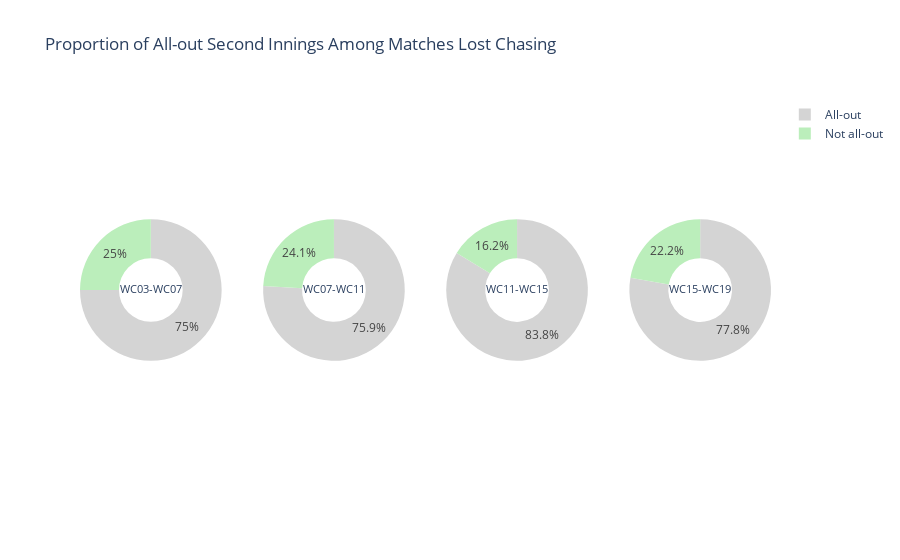
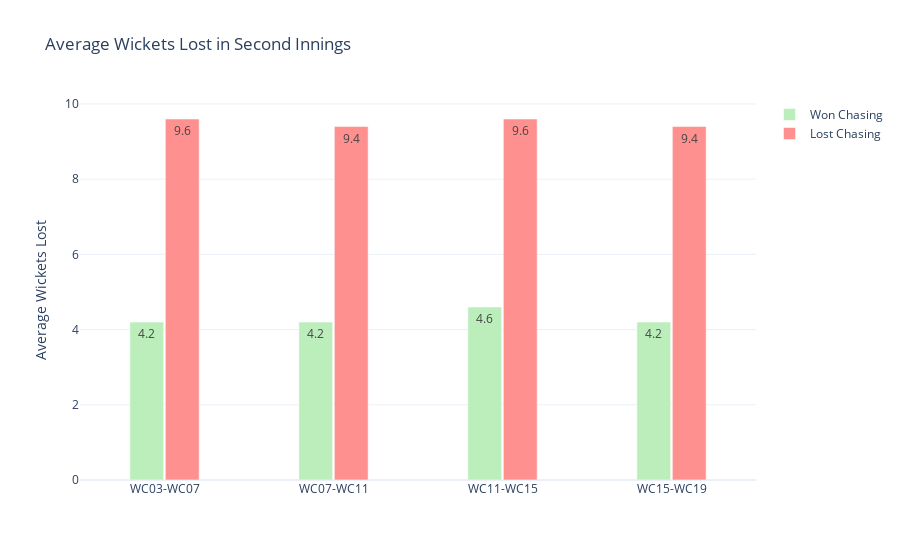

The code cell stored with these charts, in order, in its notebook:
### Code cell
labels = ['All-out', 'Not all-out']
colors = ['#d4d4d4', '#bbeebb']
count = 0

specs = [[{'type':'domain'}, {'type':'domain'}, {'type':'domain'}, {'type':'domain'}]]
fig = make_subplots(rows = 1, cols = 4, specs = specs, horizontal_spacing = 0.06, vertical_spacing = 0.0)


for index, df_row in last_wkt_by_period_df.iterrows():
    
    if (df_row.won_chasing == False):
        values = [df_row['all_out_count'], df_row['not_all_out_count']]

        col = count + 1
        row = 1

        fig.add_trace(go.Pie(labels = labels, values = values, title = df_row.split,
                             marker_colors = colors, name = df_row.split), 
                             row = row, col = col)
    
        count = count + 1

fig2 = go.Figure(fig)
fig2.update_traces(hole=.45)
fig2.update_layout(title = "Proportion of All-out Second Innings Among Matches Lost Chasing")


fig2.show()




fig1 = go.Figure()

fig1.add_trace(go.Bar(
    x = last_wkt_by_period_df.loc[last_wkt_by_period_df['won_chasing'] == True, 'split'],
    y = last_wkt_by_period_df.loc[last_wkt_by_period_df['won_chasing'] == True, 'avg_wkts_lost'],
    text = last_wkt_by_period_df.loc[last_wkt_by_period_df['won_chasing'] == True, 'avg_wkts_lost'],
    textposition = 'inside',
    name = 'Won Chasing',
    hoverinfo = 'skip',
    marker_color = "#bbeebb",
    width = 0.2
))
fig1.add_trace(go.Bar(
    x = last_wkt_by_period_df.loc[last_wkt_by_period_df['won_chasing'] == False, 'split'],
    y = last_wkt_by_period_df.loc[last_wkt_by_period_df['won_chasing'] == False, 'avg_wkts_lost'],
    text = last_wkt_by_period_df.loc[last_wkt_by_period_df['won_chasing'] == False, 'avg_wkts_lost'],
    textposition = 'inside',
    name = 'Lost Chasing',
    hoverinfo = 'skip',
    marker_color = "#ff9090",
    width = 0.2
))

fig1.update_layout(barmode = 'group', template = "plotly_white", title = "Average Wickets Lost in Second Innings", 
                  bargap = 0.58, yaxis = dict(title = "Average Wickets Lost"))

fig1.show()

### Figure 1 — Plotly figure (JSON) as saved in the notebook; plotly's stock layout.template omitted (floating-point values rounded to 4 significant figures)
{"data": [{"domain": {"x": [0, 0.205], "y": [0, 1]}, "hole": 0.45, "labels": ["All-out", "Not all-out"], "marker": {"colors": ["#d4d4d4", "#bbeebb"]}, "name": "WC03-WC07", "title": {"text": "WC03-WC07"}, "type": "pie", "values": [54, 18]}, {"domain": {"x": [0.265, 0.47], "y": [0, 1]}, "hole": 0.45, "labels": ["All-out", "Not all-out"], "marker": {"colors": ["#d4d4d4", "#bbeebb"]}, "name": "WC07-WC11", "title": {"text": "WC07-WC11"}, "type": "pie", "values": [145, 46]}, {"domain": {"x": [0.53, 0.735], "y": [0, 1]}, "hole": 0.45, "labels": ["All-out", "Not all-out"], "marker": {"colors": ["#d4d4d4", "#bbeebb"]}, "name": "WC11-WC15", "title": {"text": "WC11-WC15"}, "type": "pie", "values": [165, 32]}, {"domain": {"x": [0.795, 1], "y": [0, 1]}, "hole": 0.45, "labels": ["All-out", "Not all-out"], "marker": {"colors": ["#d4d4d4", "#bbeebb"]}, "name": "WC15-WC19", "title": {"text": "WC15-WC19"}, "type": "pie", "values": [119, 34]}], "layout": {"title": {"text": "Proportion of All-out Second Innings Among Matches Lost Chasing"}}}

### Figure 2 — Plotly figure (JSON) as saved in the notebook; plotly's stock layout.template omitted (floating-point values rounded to 4 significant figures)
{"data": [{"hoverinfo": "skip", "marker": {"color": "#bbeebb"}, "name": "Won Chasing", "text": [4.2, 4.2, 4.6, 4.2], "textposition": "inside", "type": "bar", "width": 0.2, "x": ["WC03-WC07", "WC07-WC11", "WC11-WC15", "WC15-WC19"], "y": [4.2, 4.2, 4.6, 4.2]}, {"hoverinfo": "skip", "marker": {"color": "#ff9090"}, "name": "Lost Chasing", "text": [9.6, 9.4, 9.6, 9.4], "textposition": "inside", "type": "bar", "width": 0.2, "x": ["WC03-WC07", "WC07-WC11", "WC11-WC15", "WC15-WC19"], "y": [9.6, 9.4, 9.6, 9.4]}], "layout": {"bargap": 0.58, "barmode": "group", "title": {"text": "Average Wickets Lost in Second Innings"}, "yaxis": {"title": {"text": "Average Wickets Lost"}}}}
